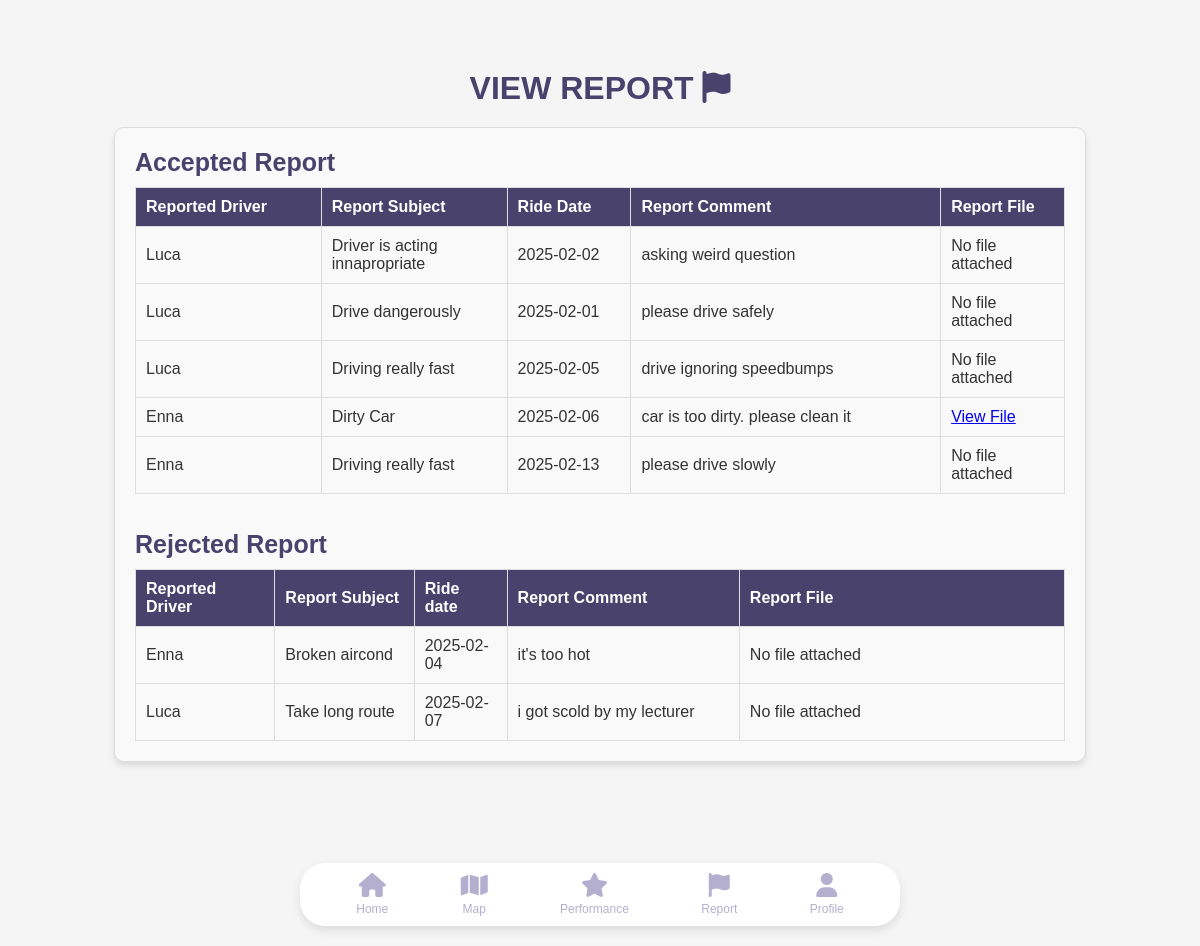
The app's page /Admin/view_report.php (signed in) with its own data.
### tables this page shows
CREATE TABLE `report` (
  `REPORT_ID` int(3) NOT NULL,
  `RIDE_DATE` date NOT NULL,
  `RIDE_TIME` time NOT NULL,
  `REPORT_SUBJECT` varchar(50) NOT NULL,
  `REPORT_COMMENT` varchar(255) NOT NULL,
  `REPORT_FILE` varchar(50) DEFAULT NULL,
  `REPORT_STATUS` varchar(20) NOT NULL,
  `REPORT_TIME` timestamp NOT NULL DEFAULT current_timestamp() ON UPDATE current_timestamp(),
  `PASSENGER_ID` int(3) NOT NULL,
  `DRIVER_ID` int(3) NOT NULL,
  `ADMIN_ID` int(3) DEFAULT NULL
);

CREATE TABLE `driver` (
  `DRIVER_ID` int(3) NOT NULL,
  `DRIVER_NAME` varchar(50) NOT NULL,
  `DRIVER_MATRICS` varchar(10) NOT NULL,
  `DRIVER_PHONE` varchar(13) NOT NULL,
  `DRIVER_CAR` varchar(50) NOT NULL,
  `DRIVER_EMAIL` varchar(50) NOT NULL,
  `DRIVER_PASSWORD` varchar(255) NOT NULL,
  `DRIVER_PROFILE` varchar(50) NOT NULL,
  `DRIVER_CURRENT` varchar(100) NOT NULL,
  `DRIVER_WARNING` int(1) NOT NULL,
  `DRIVER_STATUS` varchar(6) DEFAULT NULL
);

### Admin/view_report.php (the view, shortened to what this page needs)
<?php
include('../connect.php');
$reports = [];
$stmt = $conn->prepare("SELECT rp.*, r.PASSENGER_NAME, d.DRIVER_NAME
FROM report rp
JOIN passenger r ON rp.PASSENGER_ID = r.PASSENGER_ID
JOIN driver d ON rp.DRIVER_ID = d.DRIVER_ID
WHERE REPORT_STATUS = 'ACCEPT'");
$stmt->execute();
$result = $stmt->get_result();
if ($result->num_rows > 0) {
    while ($row = $result->fetch_assoc()) {
        $reports[] = $row;
    }
} else {
    $error_message = "No reports found.";
}
$reject = [];
$stmt1 = $conn->prepare("SELECT rp.*, r.PASSENGER_NAME, d.DRIVER_NAME
FROM report rp
JOIN passenger r ON rp.PASSENGER_ID = r.PASSENGER_ID
JOIN driver d ON rp.DRIVER_ID = d.DRIVER_ID
WHERE REPORT_STATUS = 'REJECT'");
$stmt1->execute();
$result1 = $stmt1->get_result();
if ($result1->num_rows > 0) {
    while ($row = $result1->fetch_assoc()) {
        $reject[] = $row;
    }
} else {
    $error_message = "No reports found.";
}
?>
<!DOCTYPE html>
<html>
<head>
    <link rel="stylesheet" href="styles.css">
</head>
<body id="body">
    <?php include('includes/navigation.php'); ?>
    <div class="view-report-section">
    <h1 id="title">VIEW REPORT <i class="fa fa-flag"></i></h1>
    <section>
        <div class="ride-form">
            <h2 class="view_report">Accepted Report</h2>
            <table class="report-table">
                <tr>
                    <th>Reported Driver</th>
                    <th>Report Subject</th>
                    <th>Ride Date</th>
                    <th>Report Comment</th>
                    <th>Report File</th>
                </tr>
                <?php
                if (!empty($reports)) {
                    foreach ($reports as $report) {
                        echo "<tr>";
                        echo "<td style='width: 15%;'>" . htmlspecialchars($report['DRIVER_NAME']) . "</td>";
                        echo "<td style='width: 15%;'>" . htmlspecialchars($report['REPORT_SUBJECT']) . "</td>";
                        echo "<td style='width: 10%;'>" . htmlspecialchars($report['RIDE_DATE']) . "</td>";
                        echo "<td style='width: 25%;'>" . htmlspecialchars($report['REPORT_COMMENT']) . "</td>";
                        if (!empty($report['REPORT_FILE'])) {
                            echo '<td style=\'width: 10%;\'><a href="../Passenger/' . htmlspecialchars($report['REPORT_FILE']) . '" target="_blank">View File</a></td>';
                        } else {
                            echo '<td>No file attached</td>';
                        }
                    }
                } else {
                    echo "<tr><td colspan='7'>No reports found.</td></tr>";
                }
                ?>
            </table>
            <br><br><h2 class="view_report">Rejected Report</h2>
            <table class="report-table">
                <tr>
                    <th>Reported Driver</th>
                    <th>Report Subject</th>
                    <th>Ride date</th>
                    <th>Report Comment</th>
                    <th>Report File</th>
                </tr>
                <?php
                if (!empty($reject)) {
                    foreach ($reject as $report) {
                        echo "<tr>";
                        echo "<td style='width: 15%;'>" . htmlspecialchars($report['DRIVER_NAME']) . "</td>";
                        echo "<td style='width: 15%;'>" . htmlspecialchars($report['REPORT_SUBJECT']) . "</td>";
                        echo "<td style='width: 10%;'>" . htmlspecialchars($report['RIDE_DATE']) . "</td>";
                        echo "<td style='width: 25%;'>" . htmlspecialchars($report['REPORT_COMMENT']) . "</td>";
                        if (!empty($report['REPORT_FILE'])) {
                            echo '<td style=\'width: 10%;\'><a href="../Passenger/' . htmlspecialchars($report['REPORT_FILE']) . '" target="_blank">View File</a></td>';
                        } else {
                            echo '<td>No file attached</td>';
                        }
                    }
                } else {
                    echo "<tr><td colspan='7'>No reports found.</td></tr>";
                }
                ?>
            </table>
        </div>
    </section>
    </div>
</body>
<br><br><br><br><br><br><br><br>
</html>

### Admin/styles.css (style rules this page uses)
body, h1, h2, h3, p, a, input, form, section, div, table, th, td { margin: 0; padding: 0; box-sizing: border-box; }
body { font-family: Arial, sans-serif; background-color: #FFF; color: #333; display: flex; flex-direction: column; min-height: 100vh; margin: 0; }
h1 { margin-top:50px }
h2.view_report { color: #48426D; font-weight: 700; font-size: 25px; text-align: left; margin-bottom: 2px; }
#title { font-size: 2rem; color: #48426D; margin-bottom: 20px; text-align: center; }
.ride-form { width: 90%; margin: 20px auto; background-color: #F9F9F9; border: 1px solid #DDD; border-radius: 10px; padding: 20px; box-shadow: 0 4px 6px rgba(0, 0, 0, 0.1); }
.view-report-section { width: 90%; margin: 20px auto; text-align: center; }
.view-report-section .report-table { width: 100%; border-collapse: collapse; margin-top: 10px; }
.view-report-section .report-table th, .view-report-section .report-table td { padding: 10px; text-align: left; border: 1px solid #DDD; word-wrap: break-word; box-sizing: border-box; }
.view-report-section .report-table th { background-color: #48426D; color: #FFF; font-weight: bold; }
.report-table { width: 100%; border-collapse: collapse; overflow-x: auto; }
.report-table th, .report-table td { padding: 10px; text-align: left; }
.report-table th { background-color: #48426D; color: white; }

### Admin/includes/navigation.php (style rules this page uses)
body { margin: 0; font-family: Arial, sans-serif; background-color: #f5f5f5; }

### records on screen
report: DRIVER_ID.DRIVER_NAME "Luca", REPORT_SUBJECT "Driver is acting innapropriate", RIDE_DATE "2025-02-02", REPORT_COMMENT "asking weird question", shows "No file attached"
report: DRIVER_ID.DRIVER_NAME "Luca", REPORT_SUBJECT "Drive dangerously", RIDE_DATE "2025-02-01", REPORT_COMMENT "please drive safely", shows "No file attached"
report: DRIVER_ID.DRIVER_NAME "Luca", REPORT_SUBJECT "Driving really fast", RIDE_DATE "2025-02-05", REPORT_COMMENT "drive ignoring speedbumps", shows "No file attached"
report: DRIVER_ID.DRIVER_NAME "Enna", REPORT_SUBJECT "Dirty Car", RIDE_DATE "2025-02-06", REPORT_COMMENT "car is too dirty. please clean it"
report: DRIVER_ID.DRIVER_NAME "Enna", REPORT_SUBJECT "Driving really fast", RIDE_DATE "2025-02-13", REPORT_COMMENT "please drive slowly", shows "No file attached"
report: DRIVER_ID.DRIVER_NAME "Enna", REPORT_SUBJECT "Broken aircond", RIDE_DATE "2025-02-04", REPORT_COMMENT "it's too hot", shows "No file attached"
report: DRIVER_ID.DRIVER_NAME "Luca", REPORT_SUBJECT "Take long route", RIDE_DATE "2025-02-07", REPORT_COMMENT "i got scold by my lecturer", shows "No file attached"
